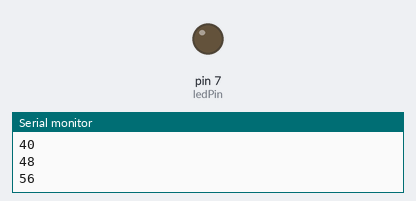
The sketch below on a simulated Arduino Uno, built with avr-gcc and run on an emulated ATmega328P. Shown: output pins drawn as LEDs (lit = HIGH), the last lines printed to the serial monitor.

Above: at 1.5 s.
At 4.6 s:
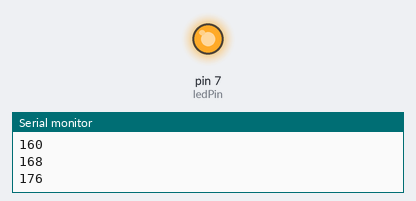
Timing chart, 0 to 8.3 s (numbered marks = the images above):
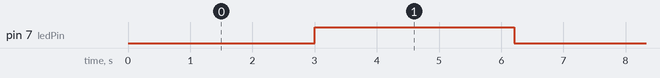

Measured:
- by itself, pin 7 (ledPin): alternates HIGH for 3.2 s and LOW for 3.2 s

The sketch:

sketch_B1_1_4.ino
```cpp
int ledPin = 7;      // LED connected to digital pin 9
//int analogPin = 3;   // potentiometer connected to analog pin 3
int val = 0;         // variable to store the read value

void setup()
{
  pinMode(ledPin, OUTPUT);   // sets the pin as output
  Serial.begin(9600);
}

void loop()
{
  val= (val+8) %256;
  analogWrite(ledPin, val);
  delay(200);
  Serial.println(val);
  //Serial.print("\n");
}
```
